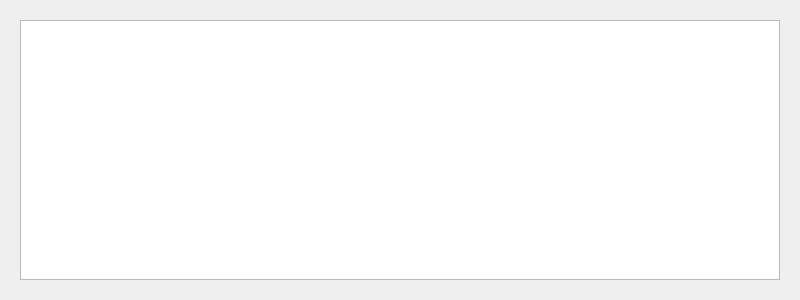
<?xml version="1.0" encoding="UTF-8"?>
<ui version="4.0">
 <class>Elenco</class>
 <widget class="QDialog" name="Elenco">
  <property name="geometry">
   <rect>
    <x>0</x>
    <y>0</y>
    <width>800</width>
    <height>300</height>
   </rect>
  </property>
  <property name="windowTitle">
   <string>Elenco iscritti</string>
  </property>
  <layout class="QHBoxLayout" name="horizontalLayout_2">
   <item>
    <widget class="QFrame" name="grElenco">
     <layout class="QHBoxLayout" name="horizontalLayout">
      <item>
       <widget class="QTableWidget" name="tbElenco"/>
      </item>
     </layout>
    </widget>
   </item>
  </layout>
 </widget>
 <resources/>
 <connections/>
</ui>
